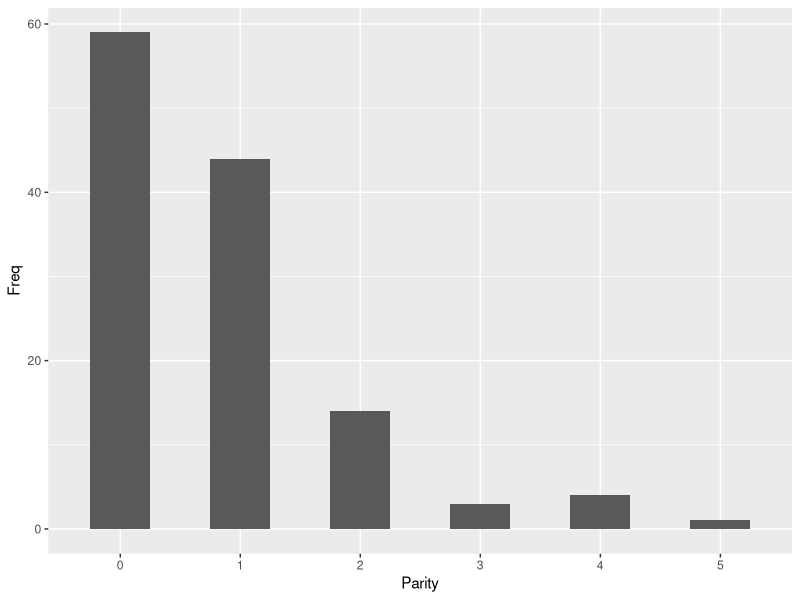

This figure's R source:
library(tidyverse)

anc <- tribble(
  ~Parity, ~Freq, 
  "0", 59,
  "1", 44,
  "2", 14,
  "3", 3,
  "4", 4,
  "5", 1,
  "Total", 125
)

ancn <- tibble(anc[1:6, ])
ggplot(ancn, aes(x = Parity, y = Freq)) + geom_bar(stat = "identity", width = .5)

ancn$Parity <- as.integer(ancn$Parity)
ancl <- ancn %>% slice(rep(1:nrow(ancn), Freq)) %>% select(-Freq)

mean(ancl$Parity)
sd(ancl$Parity)

anc$Parity[7] <- ">5"
anc$Freq[7] <- 0


ancn$expp <- dpois(ancn$Parity, 0.816)
ancn$expf <- dpois(ancn$Parity, 0.816) * 125
ancn$chi <- (ancn$Freq - ancn$expf)^2/ ancn$expf

sum(ancn$chi)
pchisq(14.99, 5)
